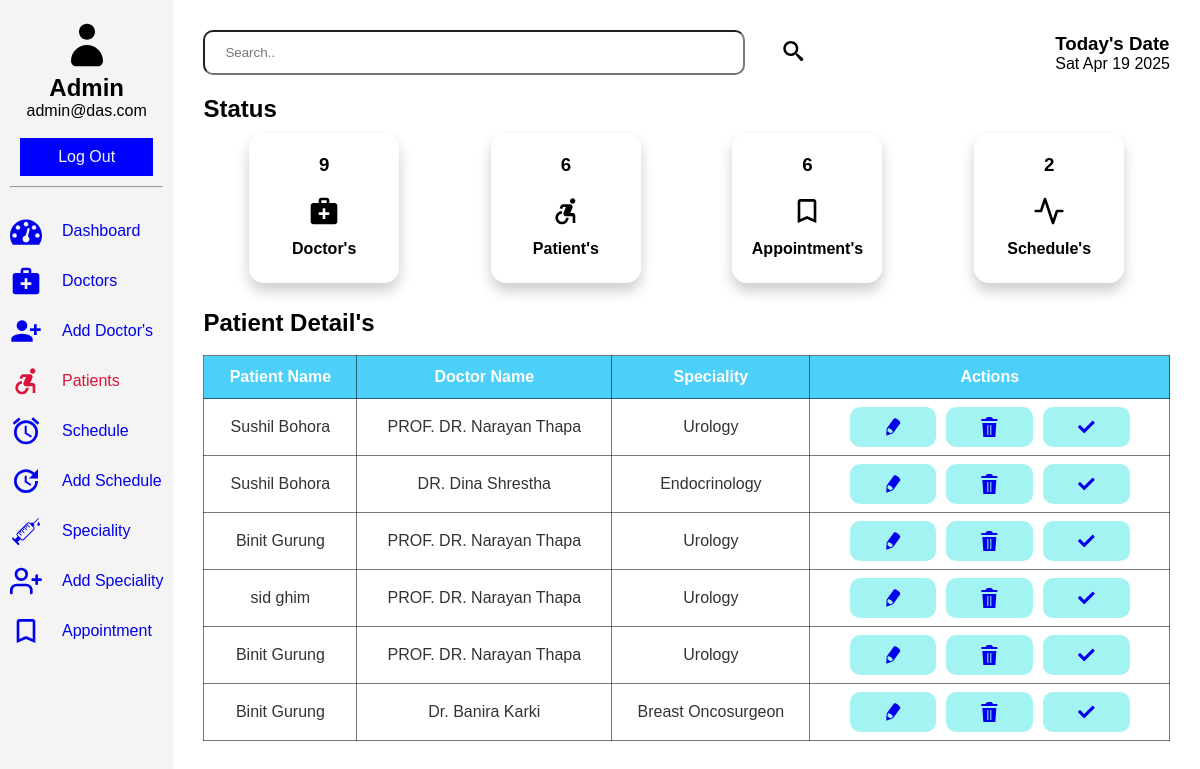
The app's page /admin/patients.php (signed in), older data.
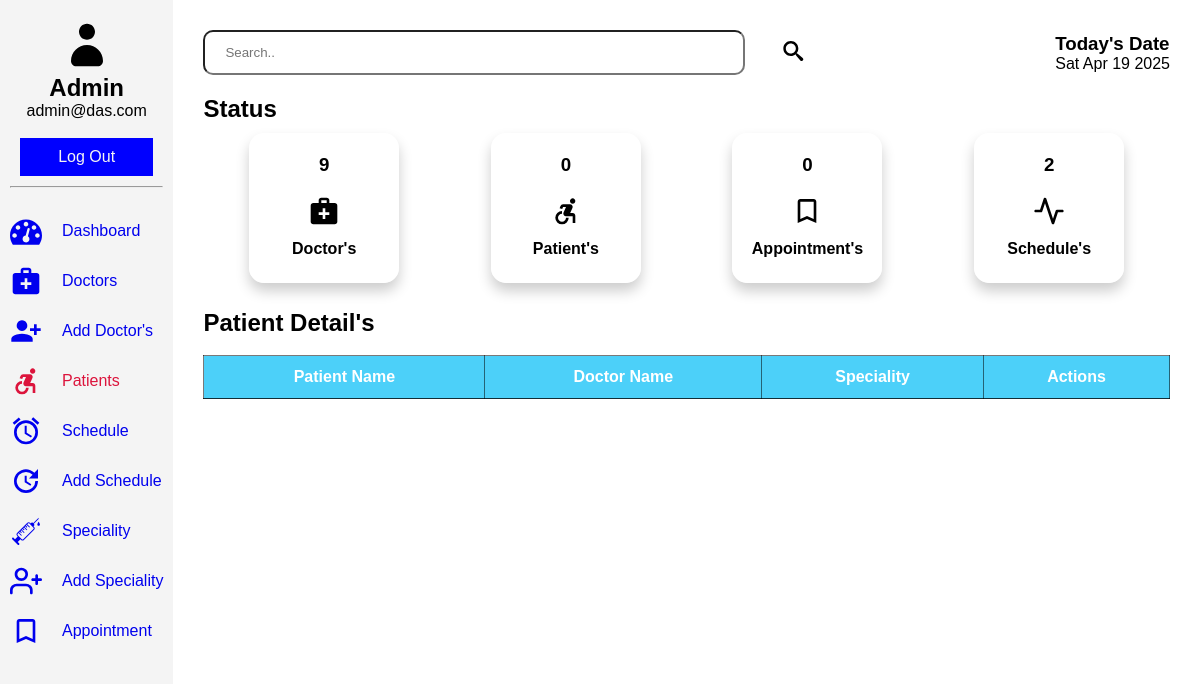
The same page, newer data.
### tables this page shows
CREATE TABLE `patient` (
  `id` int(11) NOT NULL,
  `aid` int(11) DEFAULT NULL,
  `sid` int(11) NOT NULL,
  `did` int(11) NOT NULL,
  `created-at` timestamp NOT NULL DEFAULT current_timestamp()
);

CREATE TABLE `appointment` (
  `id` int(11) NOT NULL,
  `fullname` varchar(255) NOT NULL,
  `email` varchar(255) NOT NULL,
  `phone` varchar(60) NOT NULL,
  `bg` varchar(60) NOT NULL,
  `address` varchar(255) NOT NULL,
  `sid` int(11) NOT NULL,
  `did` int(11) NOT NULL,
  `date` date NOT NULL,
  `time` time NOT NULL,
  `status` tinyint(2) DEFAULT 0
);

CREATE TABLE `doctor` (
  `id` int(11) NOT NULL,
  `fname` varchar(60) NOT NULL,
  `email` varchar(60) NOT NULL,
  `password` varchar(60) NOT NULL,
  `phone` varchar(60) NOT NULL,
  `image_name` varchar(255) NOT NULL,
  `image_path` varchar(255) NOT NULL,
  `sid` int(11) DEFAULT NULL,
  `created_at` timestamp NULL DEFAULT current_timestamp()
);

CREATE TABLE `specialities` (
  `id` int(11) NOT NULL,
  `title` varchar(60) NOT NULL,
  `description` text NOT NULL,
  `image_name` varchar(60) NOT NULL,
  `image_path` varchar(255) NOT NULL,
  `created_at` timestamp NULL DEFAULT current_timestamp()
);

### admin/patients.php (the view, shortened to what this page needs)
<?php
    include('../connection.php');
    $keyword = isset($_GET['keyword'])  ? $_GET['keyword'] : NULL ;
    if(isset($keyword)){
        $sql = "SELECT pa.id, pa.aid, ap.fullname, sp.title, doc.fname from patient as pa INNER JOIN appointment as ap ON pa.aid = ap.id INNER JOIN specialities as sp ON pa.sid = sp.id INNER JOIN doctor as doc ON pa.did = doc.id where fullname like '%$keyword%'";
    }else{
        $sql = "SELECT pa.id, pa.aid, ap.fullname, sp.title, doc.fname from patient as pa INNER JOIN appointment as ap ON pa.aid = ap.id INNER JOIN specialities as sp ON pa.sid = sp.id INNER JOIN doctor as doc ON pa.did = doc.id";
    }
    $result = mysqli_query($conn, $sql);
    $useremail = $_SESSION["username_admin"];
    $usql = "SELECT name FROM admin where email='$useremail';";
    $uresult = mysqli_query($conn, $usql);
    $urow = mysqli_fetch_assoc($uresult);
?>
<!DOCTYPE html>
<html lang="en">
<head>
    <link rel="stylesheet" href="../assets/dash1.css">
</head>
<body>
    <section class="dashboard">
        <div class="sidebar">
            <header>
                <svg class="icon icon-user"><use xlink:href="#icon-user"></use></svg>
                <h1><?php echo $urow['name']; ?></h1>
                <p><?php echo "". $_SESSION["username_admin"].""; ?></p><br>
                <a href="../admin/logout.php">Log Out</a>
            </header>
            <hr>
            <div class="sidebar-items">
                <ul>
                    <li><a href="../admin/dash.php"><svg class="icon icon-dashboard"><use xlink:href="#icon-dashboard"></use></svg>Dashboard</a></li>
                    <li><a href="../admin/doctor.php"><svg class="icon icon-medical_services"><use xlink:href="#icon-medical_services"></use></svg>Doctors</a></li>
                    <li><a href="../admin/add_doctors.php"><svg class="icon icon-person_add_alt_1"><use xlink:href="#icon-person_add_alt_1"></use></svg>Add Doctor's</a></li>
                    <li class="active"><a href="../admin/patients.php"><svg class="icon icon-accessible_forward"><use xlink:href="#icon-accessible_forward"></use></svg>Patients</a></li>
                    <li><a href="../admin/schedule.php"><svg class="icon icon-access_alarms"><use xlink:href="#icon-access_alarms"></use></svg>Schedule</a></li>
                    <li><a href="../admin/add_schedule.php" ><svg class="icon icon-update"><use xlink:href="#icon-update"></use></svg>Add Schedule</a></li>
                    <li><a href="../admin/speciality.php"><svg class="icon icon-injection"><use xlink:href="#icon-injection"></use></svg>Speciality</a></li>
                    <li><a href="../admin/add_speciality.php"><svg class="icon icon-user-plus"><use xlink:href="#icon-user-plus"></use></svg>Add Speciality</a></li>
                    <li><a href="../admin/appoint.php"><svg class="icon icon-bookmark_outline"><use xlink:href="#icon-bookmark_outline"></use></svg>Appointment</a></li>
                </ul>
            </div>
        </div>
        <section class="main">
            <div class="head">
                <form action="#" method="get" class="search-bar">
                    <input type="text" name="keyword" placeholder="Search..">
                    <button type="submit" class="search"><svg class="icon icon-search"><use xlink:href="#icon-search"></use></svg></button>
                </form>
                <div class="date-container">
                    <h1>Today's Date</h1>
                    <p id="date"></p>
                </div>
            </div>
            <div class="status">
                <div class="status-bar">
                    <h2>Status</h2>
                </div>
                <div class="dash-collection">
                    <div class="doc">
                        <?php
                            $dsql = "SELECT * FROM doctor";
                            $dresult = mysqli_query($conn, $dsql);
                            if($drow = mysqli_num_rows($dresult)){
                                echo '<h3>'.$drow.'</h3>';
                            }else{
                                echo '<h3>0</h3>';
                            }
                        ?>
                        <svg class="icon icon-medical_services"><use xlink:href="#icon-medical_services"></use></svg><br>
                        <h4>Doctor's</h4><br>
                    </div>
                    <div class="doc">
                        <?php
                            $psql = "SELECT * FROM patient";
                            $presult = mysqli_query($conn, $psql);
                            if($prow = mysqli_num_rows($presult)){
                                echo '<h3>'.$prow.'</h3>';
                            }else{
                                echo '<h3>0</h3>';
                            }
                        ?>
                        <svg class="icon icon-accessible_forward"><use xlink:href="#icon-accessible_forward"></use></svg><br>
                        <h4>Patient's</h4><br>
                    </div>
                    <div class="doc">
                        <?php
                            $asql = "SELECT * FROM appointment";
                            $aresult = mysqli_query($conn, $asql);
                            if($arow = mysqli_num_rows($aresult)){
                                echo '<h3>'.$arow.'</h3>';
                            }else{
                                echo '<h3>0</h3>';
                            }
                        ?>
                        <svg class="icon icon-bookmark_outline"><use xlink:href="#icon-bookmark_outline"></use></svg><br>
                        <h4>Appointment's</h4><br>
                    </div>
                    <div class="doc">
                        <?php
                            $ssql = "SELECT * FROM schedule";
                            $sresult = mysqli_query($conn, $ssql);
                            if($srow = mysqli_num_rows($sresult)){
                                echo '<h3>'.$srow.'</h3>';
                            }else{
                                echo '<h3>0</h3>';
                            }
                        ?>
                        <svg class="icon icon-activity"><use xlink:href="#icon-activity"></use></svg><br>
                        <h4>Schedule's</h4><br>
                    </div>
                </div>
            </div>
            <div class="tabular">
                <h2>Patient Detail's</h2><br>
                <table class="table-container">
                    <thead>
                        <tr>
                            <th>Patient Name</th>
                            <th>Doctor Name</th>
                            <th>Speciality</th>
                            <th>Actions</th>
                        </tr>
                    </thead>
                    <tbody>
                        <tr>
                            <?php
                                while($row = mysqli_fetch_assoc($result)){
                            ?>
                                <td><?php echo $row['fullname']; ?></td>
                                <td><?php echo $row['fname']; ?></td>
                                <td><?php echo $row['title']; ?></td>
                                <td class="event">
                                    <button><a href="../admin/patient/update.php?updateid=<?php echo $row['id']; ?>"><svg class="icon icon-pencil"><use xlink:href="#icon-pencil"></use></svg></a></button>
                                    <button><a href="../admin/patient/delete.php?deleteid=<?php echo $row['id']; ?>"><svg class="icon icon-trash"><use xlink:href="#icon-trash"></use></svg></a></button>
                                    <button><a href="../admin/patient/complete.php?completeid=<?php echo $row['aid']; ?>"><svg class="icon icon-checkmark"><use xlink:href="#icon-checkmark"></use></svg></a></button>
                                </td>
                        </tr>
                            <?php
                                }
                            ?>
                    </tbody>
                </table>
            </div>
        </section>
    </section>
</body>
</html>

### assets/dash1.css (style rules this page uses)
* { margin: 0; padding: 0; box-sizing: border-box; }
body { font-family: Arial, sans-serif; }
.dashboard { display: grid; grid-template-columns: auto 2fr; grid-template-rows: auto 1fr; grid-template-areas: "header header" "sidebar main"; height: 100vh; }
.dashboard a { text-decoration: none; display: flex; gap: 20px; text-align: center; align-items: center; justify-content: center; }
header { grid-area: header; color: #000000; padding: 10px; text-align: center; }
header a { padding: 8px; }
header p { display: flex; text-align: center; align-items: center; justify-content: center; }
.sidebar { grid-area: sidebar; background: #f4f4f4; padding: 10px; height: auto; position: relative; }
.sidebar header>a { border: 2px solid blue; color: #f4f4f4; background-color: blue; }
.sidebar-items ul { display: inline; margin: 20px; text-align: center; text-decoration: none; justify-content: space-between; }
.sidebar-items li { display: flex; text-align: center; align-items: center; list-style: none; justify-content: space-between; }
li.active a { color: crimson; }
.main { grid-area: main; margin: 10px; padding: 20px; }
.head { display: flex; width: 100%; text-align: center; align-items: center; justify-content: space-between; }
.head h1, p { display: block; text-align: start; align-items: center; }
.search-bar { width: 70%; height: 45px; display: flex; gap: 5px; }
.search-bar input { padding: 20px; width: 80%; border-radius: 10px; }
.search-bar button { border: none; background-color: transparent; }
.date-container { text-align: center; }
.banner>h2, h3 { padding: 10px; }
.status { display: block; margin-top: 20px; }
.status .status-bar h2 { font-size: 200; }
.dash-collection { display: flex; flex-wrap: wrap; text-align: center; justify-content: space-around; }
.dash-collection .doc { border: 1px solid rgb(255, 255, 255); border-radius: 15px; box-shadow: 0 8px 14px 0 rgba(0,0,0,0.2); height: 150px; width: 150px; margin: 10px; padding: 10px; }
.tabular { background: #fff; margin-top: 1rem; }
.table-container { width: 100%; text-align: center; }
thead { background-color: rgb(76, 208, 249); color: #fff; }
th, td, thead, tr, table { border: 1px solid rgba(0, 0, 0, 0.525); border-collapse: collapse; }
th { padding: 12px; font-size: 16px; }
.date-group label, input, button { padding: 10px; border-radius: 5px; }
.icon { display: inline-block; width: 70px; height: 50px; stroke-width: 0; stroke: currentColor; fill: currentColor; }
.icon-user { width: 2em; }
.icon-dashboard, .icon-medical_services, .icon-accessible_forward, .icon-access_alarms, .icon-bookmark_outline, .icon-activity, .icon-person_add_alt_1, .icon-add_alarm, .icon-text-document, .icon-cog, .icon-upload, .icon-user-plus, .icon-update, .icon-injection, .icon-checkmark { width: 2em; }
.icon-eye, .icon-trash, .icon-pencil, .icon-search, .icon-check-circle, .icon-checkmark, .icon-bars { width: 5em; height: 1.5em; }
td { padding: 8px; color: #333; }
.event { display: flex; gap: 10px; border: none; justify-content: center; }
.table-container td>button { border: none; border-radius: 10px; background-color: rgba(136, 240, 240, 0.76); display: inline; text-align: center; }

Row changes from the older to the newer data that the page shows:
removed patient: aid.fullname "Sushil Bohora", doctor.fname "PROF. DR. Narayan Thapa", specialities.title "Urology"
removed patient: aid.fullname "Sushil Bohora", doctor.fname "DR. Dina Shrestha", specialities.title "Endocrinology"
removed patient: aid.fullname "Binit Gurung", doctor.fname "PROF. DR. Narayan Thapa", specialities.title "Urology"
removed patient: aid.fullname "sid ghim", doctor.fname "PROF. DR. Narayan Thapa", specialities.title "Urology"
removed patient: aid.fullname "Binit Gurung", doctor.fname "PROF. DR. Narayan Thapa", specialities.title "Urology"
removed patient: aid.fullname "Binit Gurung", doctor.fname "Dr. Banira Karki", specialities.title "Breast Oncosurgeon"
Text that changed along with them:
$prow: "6" → (not shown)
$arow: "6" → (not shown)
text now shown: "0 0"
